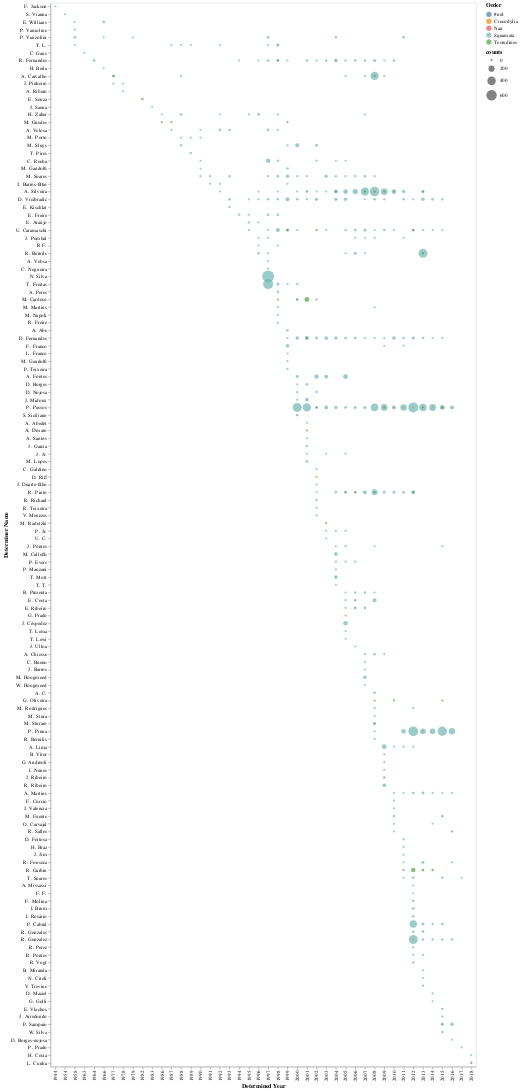

Source (notebook cell):
### Code cell
g2 = alt.Chart(teste1, width=800, height=2200).mark_circle().encode(
    x= alt.X('ano_determinacao', type='ordinal', title='Determined Year'),
    y= alt.Y('determinator_full_name', type='nominal', title='Determiner Name', 
            sort=sorting),
    size= alt.Size('counts', type="quantitative",scale=alt.Scale(range=[15, 500])),  # range ajusta tamanho do circulo
    color= alt.Color('ordem', type="nominal", title="Order"),
    tooltip= alt.Tooltip(['determinator_full_name', 'ano_determinacao', 'counts', 'ordem'])
)

# saving chart
# g2.save('./graphs/determiner/counts_per_determiner-c-ordem_reordenado.html')

g2

### Figure 1 — Vega-Lite specification as saved in the notebook (floating-point values rounded to 4 significant figures; data arrays with more than 128 entries replaced by an {"elided": "..."} marker saying what was removed)
{"config": {"view": {"continuousWidth": 400, "continuousHeight": 300}}, "data": {"name": "data-ea491e290f1383f0ae1d9e24e91d2d92"}, "mark": "circle", "encoding": {"color": {"type": "nominal", "field": "ordem", "title": "Order"}, "size": {"type": "quantitative", "field": "counts", "scale": {"range": [15, 500]}}, "tooltip": [{"type": "nominal", "field": "determinator_full_name"}, {"type": "quantitative", "field": "ano_determinacao"}, {"type": "quantitative", "field": "counts"}, {"type": "nominal", "field": "ordem"}], "x": {"type": "ordinal", "field": "ano_determinacao", "title": "Determined Year"}, "y": {"type": "nominal", "field": "determinator_full_name", "sort": {"elided": "138 str values"}, "title": "Determiner Name"}}, "height": 2200, "width": 800, "$schema": "https://vega.github.io/schema/vega-lite/v4.8.1.json", "datasets": {"data-ea491e290f1383f0ae1d9e24e91d2d92": {"elided": "431 records"}}}
